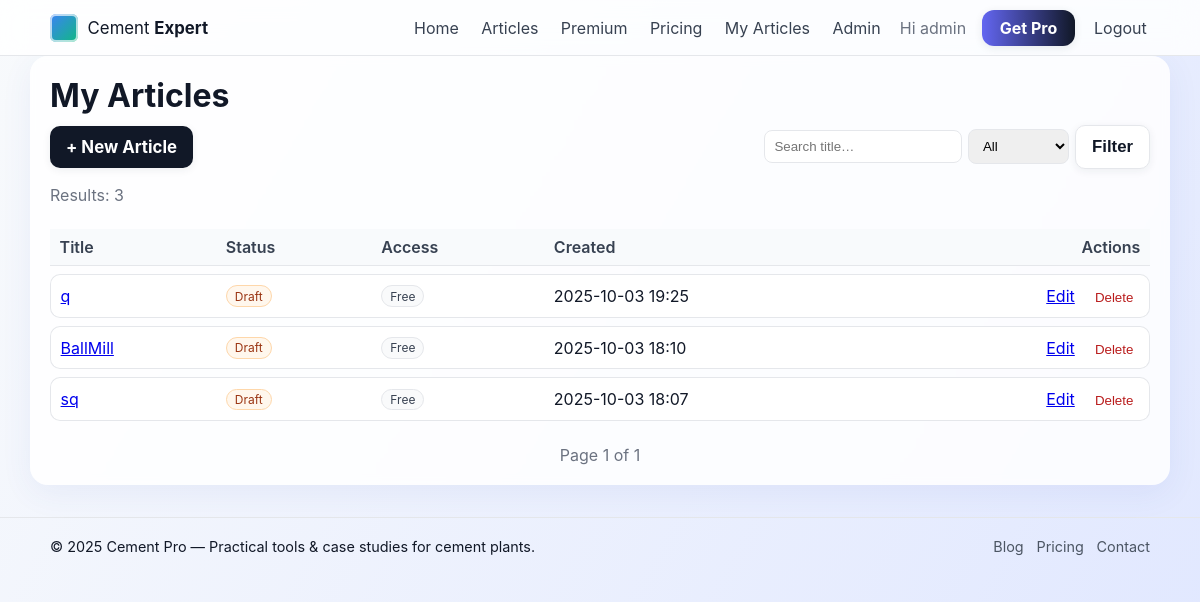
Screenshot of /me/articles/ (signed in) with the database file from the repository.
### core/models.py (models this page shows, shortened)
class Article(models.Model):
    FREE = "free"
    BASIC = "basic"
    PRO = "pro"
    ACCESS = [(FREE, "Free"), (BASIC, "Basic"), (PRO, "Pro")]
    title = models.CharField(max_length=200)
    slug = models.SlugField(unique=True, blank=True)
    excerpt = models.TextField(blank=True)
    body = RichTextUploadingField() if _HAS_CK else models.TextField()
    access_level = models.CharField(max_length=10, choices=ACCESS, default=FREE)
    published = models.BooleanField(default=False)
    created_at = models.DateTimeField(auto_now_add=True)
    author = models.ForeignKey(
        settings.AUTH_USER_MODEL, on_delete=models.CASCADE, related_name="articles", null=True, blank=True
    )

### core/views.py (the view)
# urls.py: path("me/articles/", views.my_articles, name="my_articles"),
@login_required
def my_articles(request):
    qs = Article.objects.filter(author=request.user).order_by("-created_at")
    q = request.GET.get("q")
    if q:
        qs = qs.filter(title__icontains=q)
    status = request.GET.get("status")
    if status == "published":
        qs = qs.filter(published=True)
    elif status == "draft":
        qs = qs.filter(published=False)
    paginator = Paginator(qs, 10)
    page_obj = paginator.get_page(request.GET.get("page"))
    return render(request, "editor/my_articles.html", {"page_obj": page_obj})

### core/context.py (called while the page is built)
def adsense_keys(request):
    return {"ADSENSE_CLIENT": os.environ.get("ADSENSE_CLIENT", "")}

def stripe_keys(request):
    return {"STRIPE_PUBLIC_KEY": os.environ.get("STRIPE_PUBLIC_KEY", "")}

def user_tier(request):
    tier = "Guest"
    if request.user.is_authenticated:
        sub = Subscription.objects.filter(user=request.user).first()
        tier = "Premium" if (sub and sub.is_active()) else "Free"
    return {"USER_TIER": tier}

### core/templates/editor/my_articles.html (shortened to what this page needs)
{% extends "base.html" %}
{% block content %}
<h1>My Articles</h1>
<div class="toolbar">
  <a class="btn btn-primary" href="{% url 'article_new_public' %}">+ New Article</a>
  <form method="get">
    <input type="text" name="q" value="{{ request.GET.q }}" placeholder="Search title…">
    <select name="status">
      <option value="">All</option>
    </select>
    <button class="btn btn-ghost" type="submit">Filter</button>
  </form>
</div>
<p class="muted" style="margin:.2rem 0 1rem;">
  Results: {{ page_obj.paginator.count }}
</p>
{% if page_obj.object_list %}
<table class="table-basic">
  <thead>
    <tr>
      <th>Title</th>
      <th>Status</th>
      <th>Access</th>
      <th>Created</th>
      <th style="text-align:right;">Actions</th>
    </tr>
  </thead>
  <tbody>
    {% for a in page_obj.object_list %}
    <tr>
      <td><a href="{% url 'article_detail' a.slug %}">{{ a.title }}</a></td>
      <td>
        {% if a.published %}
          <span class="chip chip-ok">Published</span>
        {% else %}
          <span class="chip chip-warn">Draft</span>
        {% endif %}
      </td>
      <td><span class="chip">{{ a.access_level|title }}</span></td>
      <td>{{ a.created_at|date:"Y-m-d H:i" }}</td>
      <td style="text-align:right;">
        <a href="{% url 'article_edit_public' a.slug %}">Edit</a>
        <form method="post" action="{% url 'article_delete_public' a.slug %}"
              style="display:inline;margin-left:.6rem;" class="js-del">
          <button type="submit" style="background:none;border:0;color:#b91c1c;cursor:pointer;">Delete</button>
        </form>
      </td>
    </tr>
    {% endfor %}
  </tbody>
</table>
<div class="pager">
  <span>Page {{ page_obj.number }} of {{ page_obj.paginator.num_pages }}</span>
</div>
{% else %}
<div class="empty-state">
  <h3>No articles yet</h3>
  <p class="muted">Start your first post—admins will review and publish.</p>
  <a class="btn btn-primary" href="{% url 'article_new_public' %}">Write your first article</a>
</div>
{% endif %}
{% endblock %}

### core/templates/base.html (shortened to what this page needs)
{% load static %}
<!doctype html>
<html lang="en">
<head>
  <link rel="stylesheet" href="{% static 'site.css' %}"/>
</head>
<body>
  <header class="site-header">
    <div class="nav-wrap">
      <a class="brand" href="{% url 'home' %}">
        <span class="brand-logo"></span>
        <span class="brand-text">Cement <strong>Expert</strong></span>
      </a>
      <nav id="nav-menu" class="nav">
        <a href="{% url 'home' %}" class="nav-link">Home</a>
        <a href="{% url 'blog_list' %}" class="nav-link">Articles</a>
        <a href="{% url 'premium_list' %}" class="nav-link">Premium</a>
        <a href="{% url 'pricing' %}" class="nav-link">Pricing</a>
        {% if user.is_authenticated %}
          <a href="{% url 'my_articles' %}" class="nav-link">My Articles</a>
          {% if user.is_staff %}
            <a href="/admin/" class="nav-link">Admin</a>
          {% endif %}
          <span class="nav-user">Hi {{ user.username }}</span>
          {% if USER_TIER != "Premium" %}
            <a href="{% url 'pricing' %}" class="btn-pro">Get Pro</a>
          {% endif %}
          <a href="{% url 'logout' %}" class="nav-link">Logout</a>
        {% else %}
          <a href="{% url 'login' %}" class="nav-link">Login</a>
          <a href="{% url 'signup' %}" class="btn-pro" style="margin-left:.5rem;">Create Account</a>
        {% endif %}
      </nav>
    </div>
  </header>
  <main class="container">
    {% block content %}{% endblock %}
  </main>
  <footer class="site-footer">
    <div class="footer-inner">
      <div>© {% now "Y" %} Cement Pro — Practical tools &amp; case studies for cement plants.</div>
      <div class="footer-links">
        <a href="{% url 'blog_list' %}">Blog</a>
        <a href="{% url 'pricing' %}">Pricing</a>
        <a href="mailto:contact@example.com">Contact</a>
      </div>
    </div>
  </footer>
</body>
</html>

### static/site.css (style rules this page uses)
body { font-family: system-ui, -apple-system, Segoe UI, Roboto, Arial, sans-serif; margin:0; color:#111827; }
body { font-family: 'Inter', system-ui, -apple-system, Segoe UI, Roboto, Arial, sans-serif; margin: 0; color: #111827; background: linear-gradient(120deg, #f8fafc 0%, #e0e7ff 100%); min-height: 100vh; }
.container { max-width: 1100px; margin: 0 auto; padding: 1.25rem; }
.container { max-width: 1100px; margin: 0 auto; padding: 1.25rem; background: rgba(255,255,255,0.85); border-radius: 18px; box-shadow: 0 8px 32px rgba(60,80,180,0.07); backdrop-filter: blur(4px); }
h1,h2,h3,h4 { margin:0 0 .5rem 0; }
.muted { color:#6b7280; }
.site-header { position: sticky; top: 0; z-index: 40; background: rgba(255,255,255,0.85); backdrop-filter: saturate(180%) blur(12px); border-bottom: 1px solid #e5e7eb; }
.nav-wrap { max-width: 1100px; margin: 0 auto; padding: .6rem 1.25rem; display: flex; align-items: center; justify-content: space-between; gap: 1rem; }
.brand { display: inline-flex; align-items: center; gap: .6rem; text-decoration: none; color: #111827; }
.brand-logo { width: 28px; height: 28px; border-radius: 6px; background: linear-gradient(135deg, #3b82f6, #10b981); box-shadow: inset 0 0 0 2px #ffffffa8; }
.brand-text { font-size: 1.05rem; }
.nav { display: flex; align-items: center; gap: 1rem; }
.nav-link { text-decoration: none; color: #374151; padding: .4rem .2rem; border-radius: 8px; }
.nav-link { text-decoration: none; color: #374151; padding: .4rem .2rem; border-radius: 8px; transition: background .2s, color .2s, box-shadow .2s; }
.nav-user { color: #6b7280; }
.btn-pro { text-decoration:none; background:#111827; color:#fff; padding:.5rem .8rem; border-radius:10px; font-weight:700; }
.btn-pro { text-decoration: none; background: linear-gradient(90deg, #6366f1 0%, #111827 100%); color: #fff; padding: .5rem 1.1rem; border-radius: 12px; font-weight: 700; box-shadow: 0 2px 8px rgba(31,41,55,0.09); transition: filter .2s, box-shadow .2s, transform .2s; }
.site-footer { border-top:1px solid #e5e7eb; margin-top:2rem; }
.footer-inner { max-width:1100px; margin:0 auto; padding:1.25rem; display:flex; gap:1rem; justify-content:space-between; flex-wrap:wrap; font-size:.9rem; }
.footer-links { display:flex; gap:.8rem; }
.footer-links a { color:#4b5563; text-decoration:none; }
.btn { display:inline-block; padding:.7rem 1rem; border-radius:10px; text-decoration:none; font-weight:700; }
.btn-primary { background:#111827; color:#fff; }
.btn-ghost { background:#fff; color:#111827; border:1px solid #e5e7eb; }
.btn { display: inline-block; padding: .7rem 1.1rem; border-radius: 12px; text-decoration: none; font-weight: 700; font-size: 1.05rem; box-shadow: 0 2px 8px rgba(31,41,55,0.07); transition: transform .15s, box-shadow .2s, background .2s, color .2s; }
.btn-primary { background: linear-gradient(90deg, #6366f1 0%, #111827 100%); color: #fff; }
.btn-ghost { background: #fff; color: #111827; border: 1px solid #e5e7eb; }

### core/templates/editor/my_articles.html (style rules this page uses)
.toolbar { display:flex; gap:.6rem; align-items:center; flex-wrap:wrap; margin:.6rem 0 1rem; }
.toolbar form { margin-left:auto; display:flex; gap:.4rem; align-items:center; }
.toolbar input[type="text"], .toolbar select { padding:.5rem .6rem; border:1px solid #e5e7eb; border-radius:8px; }
.table-basic { width:100%; border-collapse:separate; border-spacing:0 8px; }
.table-basic th { text-align:left; font-weight:600; color:#374151; padding:.5rem .6rem; position:sticky; top:0; background:#f8fafc; z-index:1; border-bottom:1px solid #e5e7eb; }
.table-basic td { background:#fff; border:1px solid #e5e7eb; border-left:0; border-right:0; padding:.6rem .6rem; }
.table-basic tr td:first-child { border-left:1px solid #e5e7eb; border-top-left-radius:10px; border-bottom-left-radius:10px; }
.table-basic tr td:last-child { border-right:1px solid #e5e7eb; border-top-right-radius:10px; border-bottom-right-radius:10px; }
.chip { display:inline-block; font-size:.75rem; padding:.15rem .5rem; border-radius:999px; border:1px solid #e5e7eb; background:#f9fafb; color:#374151; }
.chip-warn { background:#fff7ed; border-color:#fed7aa; color:#9a3412; }
.pager { display:flex; gap:.8rem; align-items:center; justify-content:center; margin-top:1rem; }
.pager span { color:#6b7280; }
.btn { display:inline-block; padding:.7rem 1rem; border-radius:10px; text-decoration:none; font-weight:700; }
.btn-primary { background:#111827; color:#fff; }
.btn-ghost { background:#fff; color:#111827; border:1px solid #e5e7eb; }
.muted { color:#6b7280; }

### rows the page displays
Article: title "q", published "Draft", access_level "Free", created_at "2025-10-03 19:25"
Article: title "BallMill", published "Draft", access_level "Free", created_at "2025-10-03 18:10"
Article: title "sq", published "Draft", access_level "Free", created_at "2025-10-03 18:07"

### other values shown
{{ user.username }} "admin"
{{ page_obj.paginator.count }} "3"
{{ page_obj.number }} "1"
{{ page_obj.paginator.num_pages }} "1"
